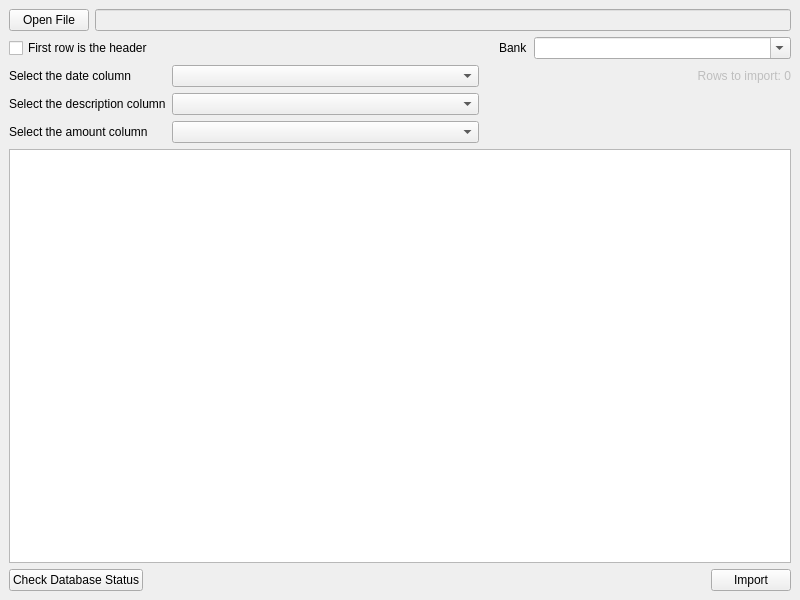
<?xml version="1.0" encoding="UTF-8"?>
<ui version="4.0">
 <class>ImportFileView</class>
 <widget class="QMainWindow" name="ImportFileView">
  <property name="geometry">
   <rect>
    <x>0</x>
    <y>0</y>
    <width>800</width>
    <height>600</height>
   </rect>
  </property>
  <property name="windowTitle">
   <string>ImportFileView</string>
  </property>
  <widget class="QWidget" name="centralwidget">
   <layout class="QGridLayout" name="gridLayout_2">
    <item row="0" column="0">
     <layout class="QGridLayout" name="gridLayout">
      <item row="0" column="0">
       <layout class="QHBoxLayout" name="horizontalLayout">
        <item>
         <widget class="QPushButton" name="openFileButton">
          <property name="text">
           <string>Open File</string>
          </property>
         </widget>
        </item>
        <item>
         <widget class="QLineEdit" name="fileNameEdit">
          <property name="enabled">
           <bool>false</bool>
          </property>
         </widget>
        </item>
       </layout>
      </item>
      <item row="4" column="0">
       <layout class="QGridLayout" name="gridLayout_3">
        <item row="0" column="0">
         <widget class="QLabel" name="label">
          <property name="text">
           <string>Select the date column</string>
          </property>
         </widget>
        </item>
        <item row="2" column="1">
         <widget class="QComboBox" name="amountColumnComboBox"/>
        </item>
        <item row="2" column="0">
         <widget class="QLabel" name="label_3">
          <property name="text">
           <string>Select the amount column</string>
          </property>
         </widget>
        </item>
        <item row="0" column="1">
         <widget class="QComboBox" name="dateColumnComboBox">
          <property name="sizePolicy">
           <sizepolicy hsizetype="MinimumExpanding" vsizetype="Fixed">
            <horstretch>0</horstretch>
            <verstretch>0</verstretch>
           </sizepolicy>
          </property>
          <property name="editable">
           <bool>false</bool>
          </property>
         </widget>
        </item>
        <item row="1" column="1">
         <widget class="QComboBox" name="descriptionColumnComboBox"/>
        </item>
        <item row="1" column="0">
         <widget class="QLabel" name="label_2">
          <property name="text">
           <string>Select the description column</string>
          </property>
         </widget>
        </item>
        <item row="1" column="2">
         <spacer name="horizontalSpacer_2">
          <property name="orientation">
           <enum>Qt::Horizontal</enum>
          </property>
          <property name="sizeHint" stdset="0">
           <size>
            <width>40</width>
            <height>20</height>
           </size>
          </property>
         </spacer>
        </item>
        <item row="0" column="2">
         <widget class="QLabel" name="rowsCountLabel">
          <property name="enabled">
           <bool>false</bool>
          </property>
          <property name="sizePolicy">
           <sizepolicy hsizetype="Expanding" vsizetype="Fixed">
            <horstretch>0</horstretch>
            <verstretch>0</verstretch>
           </sizepolicy>
          </property>
          <property name="text">
           <string>Rows to import: 0</string>
          </property>
          <property name="alignment">
           <set>Qt::AlignRight|Qt::AlignTrailing|Qt::AlignVCenter</set>
          </property>
         </widget>
        </item>
       </layout>
      </item>
      <item row="1" column="0">
       <layout class="QHBoxLayout" name="horizontalLayout_4">
        <item>
         <widget class="QCheckBox" name="firstRowCheckBox">
          <property name="text">
           <string>First row is the header</string>
          </property>
         </widget>
        </item>
        <item alignment="Qt::AlignRight">
         <widget class="QLabel" name="label_4">
          <property name="sizePolicy">
           <sizepolicy hsizetype="Minimum" vsizetype="Fixed">
            <horstretch>0</horstretch>
            <verstretch>0</verstretch>
           </sizepolicy>
          </property>
          <property name="minimumSize">
           <size>
            <width>0</width>
            <height>0</height>
           </size>
          </property>
          <property name="text">
           <string>Bank</string>
          </property>
         </widget>
        </item>
        <item>
         <widget class="QComboBox" name="banksComboBox">
          <property name="editable">
           <bool>true</bool>
          </property>
         </widget>
        </item>
       </layout>
      </item>
     </layout>
    </item>
    <item row="1" column="0">
     <layout class="QVBoxLayout" name="verticalLayout">
      <item>
       <widget class="QTableWidget" name="filePreviewTable"/>
      </item>
      <item>
       <layout class="QHBoxLayout" name="horizontalLayout_3">
        <item>
         <widget class="QPushButton" name="databaseStatusButton">
          <property name="text">
           <string>Check Database Status</string>
          </property>
         </widget>
        </item>
        <item>
         <spacer name="horizontalSpacer">
          <property name="orientation">
           <enum>Qt::Horizontal</enum>
          </property>
          <property name="sizeHint" stdset="0">
           <size>
            <width>40</width>
            <height>20</height>
           </size>
          </property>
         </spacer>
        </item>
        <item>
         <widget class="QPushButton" name="ImportButton">
          <property name="text">
           <string>Import</string>
          </property>
         </widget>
        </item>
       </layout>
      </item>
     </layout>
    </item>
   </layout>
  </widget>
 </widget>
 <resources/>
 <connections/>
</ui>
